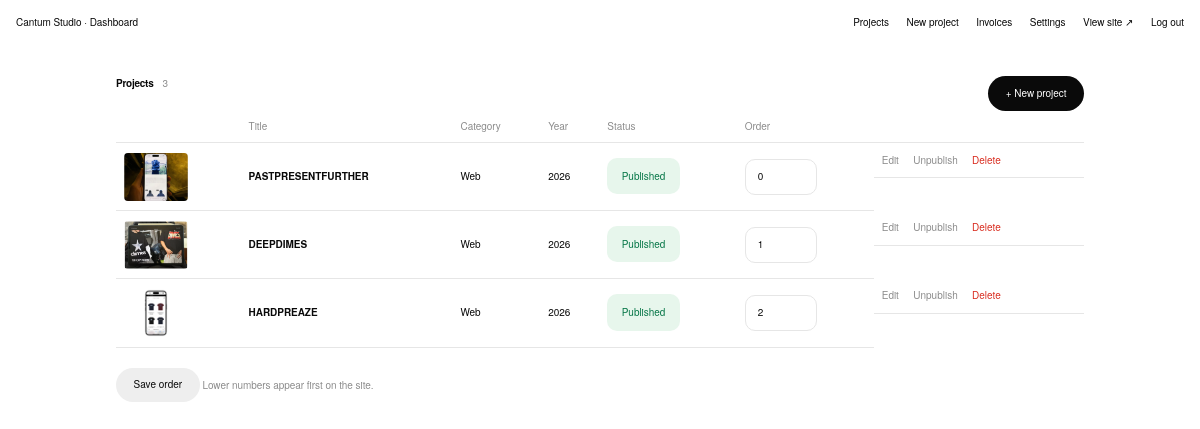
Page /admin/ (signed in) on the committed database.
### tables this page shows
CREATE TABLE projects (
        id INTEGER PRIMARY KEY AUTOINCREMENT,
        title TEXT NOT NULL,
        slug TEXT NOT NULL UNIQUE,
        category TEXT NOT NULL DEFAULT 'Other',
        year TEXT,
        location TEXT,
        description TEXT,
        cover_id INTEGER,
        sort_order INTEGER NOT NULL DEFAULT 0,
        published INTEGER NOT NULL DEFAULT 1,
        created_at TEXT NOT NULL DEFAULT CURRENT_TIMESTAMP
    , link TEXT);

CREATE TABLE images (
        id INTEGER PRIMARY KEY AUTOINCREMENT,
        project_id INTEGER NOT NULL REFERENCES projects(id) ON DELETE CASCADE,
        filename TEXT NOT NULL,
        sort_order INTEGER NOT NULL DEFAULT 0
    );

### inc/bootstrap.php (called while the page is built, shortened)
<?php
function db(): PDO
{
    static $pdo = null;
    if ($pdo) return $pdo;
    $pdo = new PDO('sqlite:' . ROOT . '/data/cantum.sqlite');
    $pdo->setAttribute(PDO::ATTR_ERRMODE, PDO::ERRMODE_EXCEPTION);
    $pdo->setAttribute(PDO::ATTR_DEFAULT_FETCH_MODE, PDO::FETCH_ASSOC);
    $pdo->exec('PRAGMA foreign_keys = ON');
    $pdo->exec("CREATE TABLE IF NOT EXISTS projects (
        id INTEGER PRIMARY KEY AUTOINCREMENT,
        title TEXT NOT NULL,
        slug TEXT NOT NULL UNIQUE,
        category TEXT NOT NULL DEFAULT 'Other',
        year TEXT,
        location TEXT,
        description TEXT,
        cover_id INTEGER,
        sort_order INTEGER NOT NULL DEFAULT 0,
        published INTEGER NOT NULL DEFAULT 1,
        created_at TEXT NOT NULL DEFAULT CURRENT_TIMESTAMP
    )");
    $pdo->exec("CREATE TABLE IF NOT EXISTS images (
        id INTEGER PRIMARY KEY AUTOINCREMENT,
        project_id INTEGER NOT NULL REFERENCES projects(id) ON DELETE CASCADE,
        filename TEXT NOT NULL,
        sort_order INTEGER NOT NULL DEFAULT 0
    )");
    $pdo->exec("CREATE TABLE IF NOT EXISTS settings (k TEXT PRIMARY KEY, v TEXT)");
    $pdo->exec("CREATE TABLE IF NOT EXISTS users (
        id INTEGER PRIMARY KEY AUTOINCREMENT,
        username TEXT NOT NULL UNIQUE,
        password TEXT NOT NULL
    )");
    $pdo->exec("CREATE TABLE IF NOT EXISTS invoices (
        id INTEGER PRIMARY KEY AUTOINCREMENT,
        number TEXT NOT NULL UNIQUE,
        token TEXT NOT NULL UNIQUE,
        client_name TEXT NOT NULL,
        client_email TEXT,
        client_phone TEXT,
        client_address TEXT,
        issue_date TEXT NOT NULL,
        due_date TEXT,
        tax_rate REAL NOT NULL DEFAULT 0,
        discount INTEGER NOT NULL DEFAULT 0,
        notes TEXT,
        status TEXT NOT NULL DEFAULT 'draft',
        paid_at TEXT,
        created_at TEXT NOT NULL DEFAULT CURRENT_TIMESTAMP
    )");
    $pdo->exec("CREATE TABLE IF NOT EXISTS invoice_items (
        id INTEGER PRIMARY KEY AUTOINCREMENT,
        invoice_id INTEGER NOT NULL REFERENCES invoices(id) ON DELETE CASCADE,
        description TEXT NOT NULL,
        qty REAL NOT NULL DEFAULT 1,
        price INTEGER NOT NULL DEFAULT 0,
        sort_order INTEGER NOT NULL DEFAULT 0
    )");
    ensure_project_link($pdo);
    seed_admin($pdo);
    return $pdo;
}
function ensure_project_link(PDO $pdo): void
{
    $mysql = $pdo->getAttribute(PDO::ATTR_DRIVER_NAME) === 'mysql';
    $cols = $mysql ? $pdo->query('SHOW COLUMNS FROM projects')->fetchAll(PDO::FETCH_COLUMN)
                   : $pdo->query('PRAGMA table_info(projects)')->fetchAll(PDO::FETCH_COLUMN, 1);
}
function seed_admin(PDO $pdo): void
{
    if (!$pdo->query('SELECT COUNT(*) FROM users')->fetchColumn()) {
        $pdo->prepare('INSERT INTO users (username, password) VALUES (?, ?)')
            ->execute(['admin', password_hash('admin123', PASSWORD_DEFAULT)]);
    }
}
function e($s): string { return htmlspecialchars((string)$s, ENT_QUOTES, 'UTF-8'); }
function clean_path(string $path): string
{
    $path = preg_replace('#(^|/)index\.php(?=$|[?\#])#', '$1', $path);
    return preg_replace('#\.php(?=$|[?\#])#', '', $path);
}
function url(string $path = ''): string { return BASE . '/' . ltrim(clean_path($path), '/'); }
function upload_url(string $file): string { return url('uploads/' . rawurlencode($file)); }
function project_cover(array $p): ?string
{
    $st = db()->prepare('SELECT filename FROM images WHERE project_id = ? ORDER BY sort_order, id LIMIT 1');
    $st->execute([$p['id']]);
    return $st->fetchColumn() ?: null;
}

### admin/index.php (the view, shortened to what this page needs)
<?php
require __DIR__ . '/../inc/bootstrap.php';
require __DIR__ . '/_layout.php';
$projects = db()->query('SELECT * FROM projects ORDER BY sort_order ASC, year DESC, id DESC')->fetchAll();
admin_head('Projects');
?>
<div class="row between">
  <h1>Projects <small><?= count($projects) ?></small></h1>
  <a class="btn" href="<?= url('admin/edit.php') ?>">+ New project</a>
</div>
<?php if (!$projects): ?>
  <p class="muted">Nothing here yet. Add your first project.</p>
<?php else: ?>
<form method="post" id="orderform">
  <table class="list">
    <thead><tr><th></th><th>Title</th><th>Category</th><th>Year</th><th>Status</th><th>Order</th><th></th></tr></thead>
    <tbody>
    <?php foreach ($projects as $p): $c = project_cover($p); ?>
      <tr>
        <td class="th"><?php if ($c): ?><img src="<?= upload_url($c) ?>" alt=""><?php endif; ?></td>
        <td><a href="<?= url('admin/edit.php?id=' . $p['id']) ?>"><strong><?= e($p['title']) ?></strong></a></td>
        <td><?= e($p['category']) ?></td>
        <td><?= e($p['year']) ?></td>
        <td><span class="pill <?= $p['published'] ? 'ok' : '' ?>"><?= $p['published'] ? 'Published' : 'Draft' ?></span></td>
        <td><input class="num" type="number" name="order[<?= $p['id'] ?>]" value="<?= (int)$p['sort_order'] ?>"></td>
        <td class="acts">
          <a href="<?= url('admin/edit.php?id=' . $p['id']) ?>">Edit</a>
          <button form="t<?= $p['id'] ?>" class="link"><?= $p['published'] ? 'Unpublish' : 'Publish' ?></button>
          <button form="d<?= $p['id'] ?>" class="link danger" onclick="return confirm('Delete this project and all its images?')">Delete</button>
        </td>
      </tr>
    <?php endforeach; ?>
    </tbody>
  </table>
  <button class="btn ghost" type="submit">Save order</button>
  <span class="muted"> Lower numbers appear first on the site.</span>
</form>
<?php endif; ?>
<?php admin_foot(); ?>

### admin/_layout.php (shortened to what this page needs)
<?php
function admin_head(string $title): void { ?>
<!doctype html>
<html lang="en">
<head>
<link rel="stylesheet" href="<?= url('assets/css/style.css') ?>?v=<?= filemtime(__DIR__ . '/../assets/css/style.css') ?>">
<link rel="stylesheet" href="<?= url('assets/css/admin.css') ?>?v=<?= filemtime(__DIR__ . '/../assets/css/admin.css') ?>">
</head>
<body class="admin">
<header class="bar">
  <a class="brand" href="<?= url('admin/') ?>"><?= e(SITE_NAME) ?> · Dashboard</a>
  <nav>
    <a href="<?= url('admin/') ?>">Projects</a>
    <a href="<?= url('admin/edit.php') ?>">New project</a>
    <a href="<?= url('admin/invoices.php') ?>">Invoices</a>
    <a href="<?= url('admin/settings.php') ?>">Settings</a>
    <a href="<?= url() ?>" target="_blank">View site ↗</a>
    <a href="<?= url('admin/logout.php') ?>">Log out</a>
  </nav>
</header>
<main class="wrap">
<?php }
function admin_foot(): void { ?>
</main>
</body>
</html>
<?php }

### assets/css/style.css (style rules this page uses)
:root { --bg: #fff; --fg: #0a0a0a; --muted: #8c8c8c; --line: #e6e6e6; --soft: #eeeeee; --gutter: 16px; --bar-h: 44px; --spring: cubic-bezier(.2, .9, .25, 1); }
* { box-sizing: border-box; margin: 0; padding: 0; }
html { -webkit-text-size-adjust: 100%; scroll-behavior: smooth; }
body { background: var(--bg); color: var(--fg); font: 400 10px/1.5 "Helvetica Neue", Helvetica, Arial, system-ui, sans-serif; letter-spacing: -.005em; -webkit-font-smoothing: antialiased; min-height: 100vh; min-height: 100dvh; display: flex; flex-direction: column; }
a { color: inherit; text-decoration: none; }
img { display: block; max-width: 100%; }
.bar { position: fixed; inset: 0 0 auto 0; height: var(--bar-h); z-index: 50; display: flex; justify-content: space-between; align-items: center; padding: 0 var(--gutter); background: rgba(255, 255, 255, .72); -webkit-backdrop-filter: blur(20px) saturate(180%); backdrop-filter: blur(20px) saturate(180%); }
.bar nav { display: flex; gap: 1.5rem; }
.bar a { transition: opacity .2s; }
main { padding: 78px var(--gutter) 10vh; flex: 1 0 auto; }
@media (prefers-reduced-motion: no-preference) { .bar { view-transition-name: bar; } }

### assets/css/admin.css (style rules this page uses)
.admin .bar nav { gap: 1.1rem; flex-wrap: wrap; justify-content: flex-end; }
.wrap { width: 100%; max-width: 1000px; margin: 0 auto; padding-top: calc(var(--bar-h) + 4vh); }
.admin h1 { font-size: 10px; font-weight: 600; letter-spacing: -.025em; margin-bottom: 1.25rem; }
.admin h1 small { color: var(--muted); font-weight: 400; font-size: 10px; margin-left: .4rem; }
.row { display: flex; gap: .75rem; align-items: center; margin-top: 1.25rem; }
.row.between { justify-content: space-between; margin-top: 0; }
.muted { color: var(--muted); font-size: 10px; }
.btn { display: inline-block; border: 0; cursor: pointer; font: inherit; font-size: 10px; font-weight: 500; background: var(--fg); color: var(--bg); padding: .6rem 1.1rem; border-radius: 999px; transition: transform .15s var(--spring), opacity .2s; }
.btn.ghost { background: var(--soft); color: var(--fg); }
.link { background: none; border: 0; font: inherit; color: var(--muted); cursor: pointer; padding: 0; }
.danger, .link.danger:hover { color: #d92d20; }
.list { width: 100%; border-collapse: collapse; font-size: 10px; margin-bottom: 1.25rem; }
.list th { text-align: left; font-weight: 500; color: var(--muted); font-size: 10px; padding: .5rem .5rem; border-bottom: 1px solid var(--line); }
.list td { padding: .6rem .5rem; border-bottom: 1px solid var(--line); vertical-align: middle; }
.list .th img { width: 64px; height: 48px; object-fit: cover; border-radius: 4px; }
.acts { display: flex; gap: .9rem; white-space: nowrap; color: var(--muted); }
.pill { font-size: 10px; padding: .15rem .55rem; border-radius: 999px; background: var(--soft); color: var(--muted); }
.pill.ok { background: #e7f6ec; color: #067647; }
.num { width: 4.5rem !important; }
input, select, textarea { font: inherit; font-size: 10px; color: var(--fg); background: var(--bg); border: 1px solid var(--line); border-radius: 10px; padding: .6rem .75rem; width: 100%; transition: border-color .2s, box-shadow .2s; }
.err, .ok { padding: .7rem .9rem; border-radius: 10px; font-size: 10px; margin-bottom: 1rem; }
.ok { background: #e7f6ec; color: #067647; }
.acts { flex-wrap: wrap; white-space: normal; }

### rows in the picture
projects: id.filename (picture), title "PASTPRESENTFURTHER", category "Web", year "2026", published "Published", sort_order "0"
projects: id.filename (picture), title "DEEPDIMES", category "Web", year "2026", published "Published", sort_order "1"
projects: id.filename (picture), title "HARDPREAZE", category "Web", year "2026", published "Published", id+sort_order "2"

### other values in the picture
SITE_NAME "Cantum Studio"
count($projects) "3"
